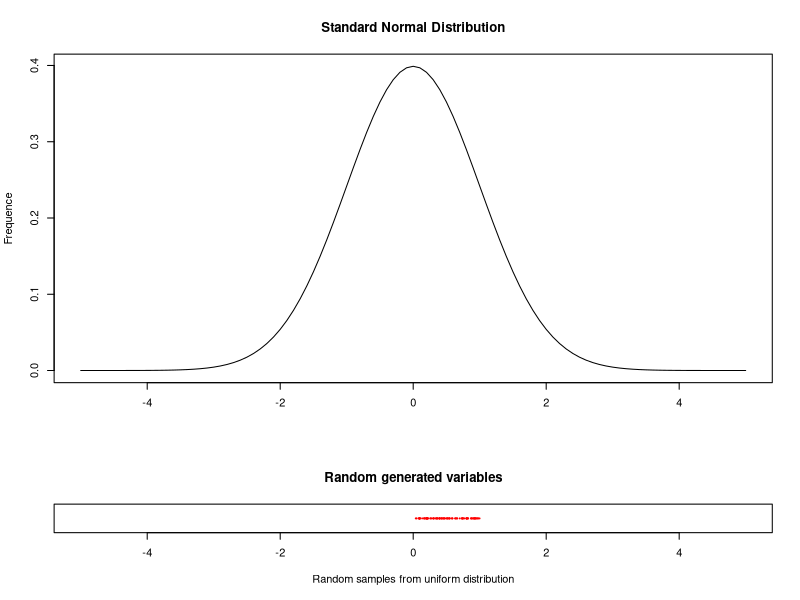
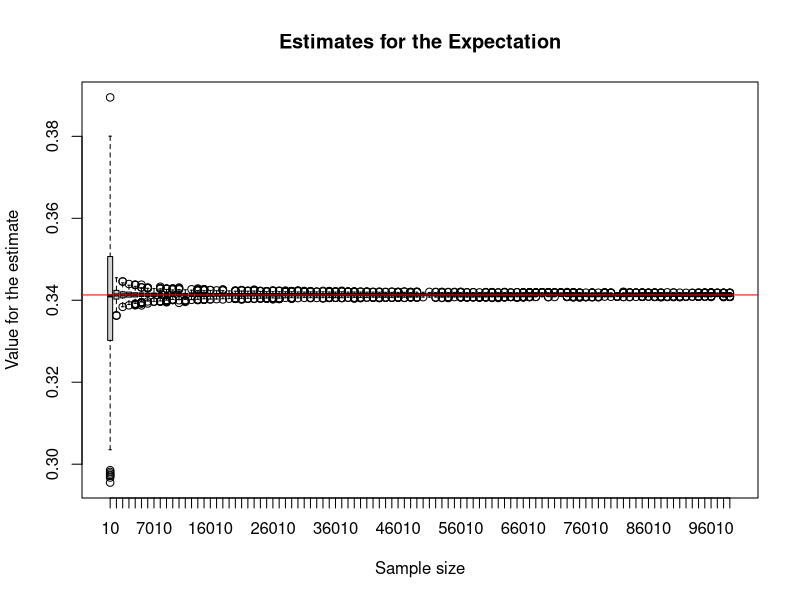

R code for these plots, in order: (Note: this script raises an error after producing the figures.)
n = 100;

sequence<-seq(from=-5,to=5,by=(10/n))


X<-runif(length(sequence),0,1)

layout(matrix(c(1,1,1,1,1,1,2,2), 4, 2, byrow = TRUE))
plot(sequence, dnorm(sequence,0,1), type='l', main='Standard Normal Distribution', ylab='Frequence',xlab=' ')
points(X,dnorm(X,0,1),col='red', lwd= '0.01',cex=0.01)

plot(X,array(1,n+1),cex=0.01,yaxt='n', col = 'red',main='Random generated variables', xlab = 'Random samples from uniform distribution',ylab=' ',xlim = c(-5,5))


n= seq(10, 100000, by = 1000)
m=1000

averages<- matrix(0,ncol=length(n),nrow=m)

for (i in 1:length(n)){
  for (j in 1:m){
    averages[j,i]<-mean((1/(2*pi)^(1/2))*exp(-runif(n[i],0,1)^2/2))
  }
}

colnames(averages)<-n

par(mfrow=c(1,1))
boxplot(averages, main='Estimates for the Expectation',xlab='Sample size',ylab='Value for the estimate')
abline(h=0.3413,col='red')

hist(est_int[BI:IT],xlab = 'Index',ylab='Frequence', main='Histogram of the Intercept')
abline(v=true_int, col='red')
